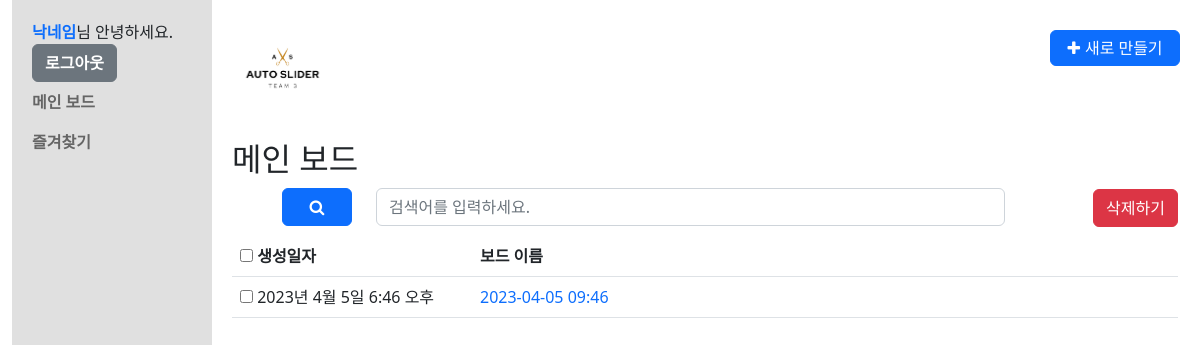
The app's page /list/ (signed in), older data.
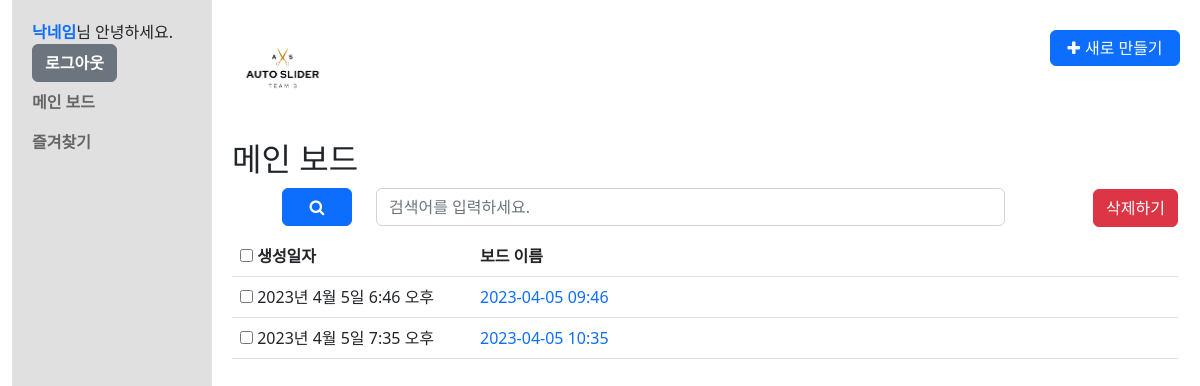
The same page, newer data.
### boards/models.py (models this page shows, shortened)
class Board(models.Model):
    input_type_choices = [
        ('input_text', '텍스트 요약'),
        ('input_youtube', 'Youtube 영상 링크 입력'),
        ('input_video', '영상 파일 업로드')
    ]
    title = models.TextField(blank=True)
    input_type = models.TextField(choices=input_type_choices, null=True)
    input_text = models.TextField(blank=True, null=True)
    input_youtube = models.TextField(blank=True, null=True)
    input_video = models.FileField(upload_to='videos/', blank=True, null=True)
    total_text = models.TextField(blank=True, null=True)
    summary_text = models.TextField(blank=True, null=True)
    timeline_text = models.TextField(blank=True, null=True)
    user_id = models.ForeignKey(CustomUser, on_delete=models.CASCADE)
    favorite = models.BooleanField(default=False)
    created_at = models.DateTimeField(auto_now_add=True)
    updated_at = models.DateTimeField(auto_now=True)

### boards/views.py (the view, shortened to what this page needs)
# urls.py: path('list/', views.BoardListView.as_view(), name='board_list'),  # board_list 기본 & 목록
class BoardListView(LoginRequiredMixin, ListView):
    model = Board
    template_name = 'boards/board_list.html'
    def get_queryset(self):
        query = self.request.GET.get('q')
        if query:
            return Board.objects.filter(
                Q(title__icontains=query) | Q(total_text__icontains=query) | Q(summary_text__icontains=query), # Q(note__icontains=query) |
                user_id=self.request.user.id
            )
        else:
            return Board.objects.filter(user_id=self.request.user.id)
    def get_context_data(self, **kwargs):
        context = super().get_context_data(**kwargs)
        context['board_list'] = self.get_queryset()
        return context

### templates/boards/board_list.html (shortened to what this page needs)
{% extends "base.html" %}
{% block content %}
{% load static %}
{% include "navbar.html" %}
<section class="board_list container-fluid">
  {% if  request.resolver_match.url_name == 'board_list' %}
  <h2>메인 보드</h2>
  <div class="searchSection">
    <form id="search_board_list" method="get" action="{% url 'boards:board_list' %}">
      <div class="form-group row">
        <div class="col btnarea">
          <button type="submit" form="search_board_list" class="btn btn-primary"><strong class="fa fa-search"><span class="modal hide">검색</span></strong></button>
        </div>
        <div class="col searcharea">
            <input type="text" name="q" class="form-control" placeholder="검색어를 입력하세요." value="{{ q }}">
        </div>
      </div>
    </form>
  </div>
  <div class="list_result">
    {% if board_list %}
    <form method="POST" id="user_board_list" action="{% url 'boards:board_list' %}">
      <div class="table-responsive">
        <table class="table table-hover">
          <thead>
            <tr>
              <th>
                <input type="checkbox" id="boards_all" name="board_ids" value="{{ board_list.all.0.id }}-{{ board_list.all.last.id }}">
                <label for="boards_all"><strong>생성일자</strong></label>
              </th>
              <th>
                <strong>보드 이름</strong>
              </th>
            </tr>
          </thead>
          <tbody>
          {% for board in board_list %}
            <tr>
              <td>
                <input type="checkbox" id="{{ board.id }}" name="board_ids" value="{{ board.id }}">
                <label for="{{ board.id }}">{{ board.created_at }}</label>
              </td>
              <td>
                <p class="board_tit"><a href="{% url 'boards:board_detail' board.id %}">{{ board.title }}</a></p>
              </td>
            </tr>
          {% endfor %}
          </tbody>
        </table>
      </div>
      <p class="btnarea"><button type="submit" form="user_board_list" class="btn btn-danger">삭제하기</button></p>
    </form>
    {% else %}
    <p class="no_result">목록이 존재하지 않습니다.</p>
    {% endif %}
  </div>
  {% endif %}
</section>
{% endblock %}

Row changes from the older to the newer data that the page shows:
added Board: created_at "2023년 4월 5일 7:35 오후", title "2023-04-05 10:35"
